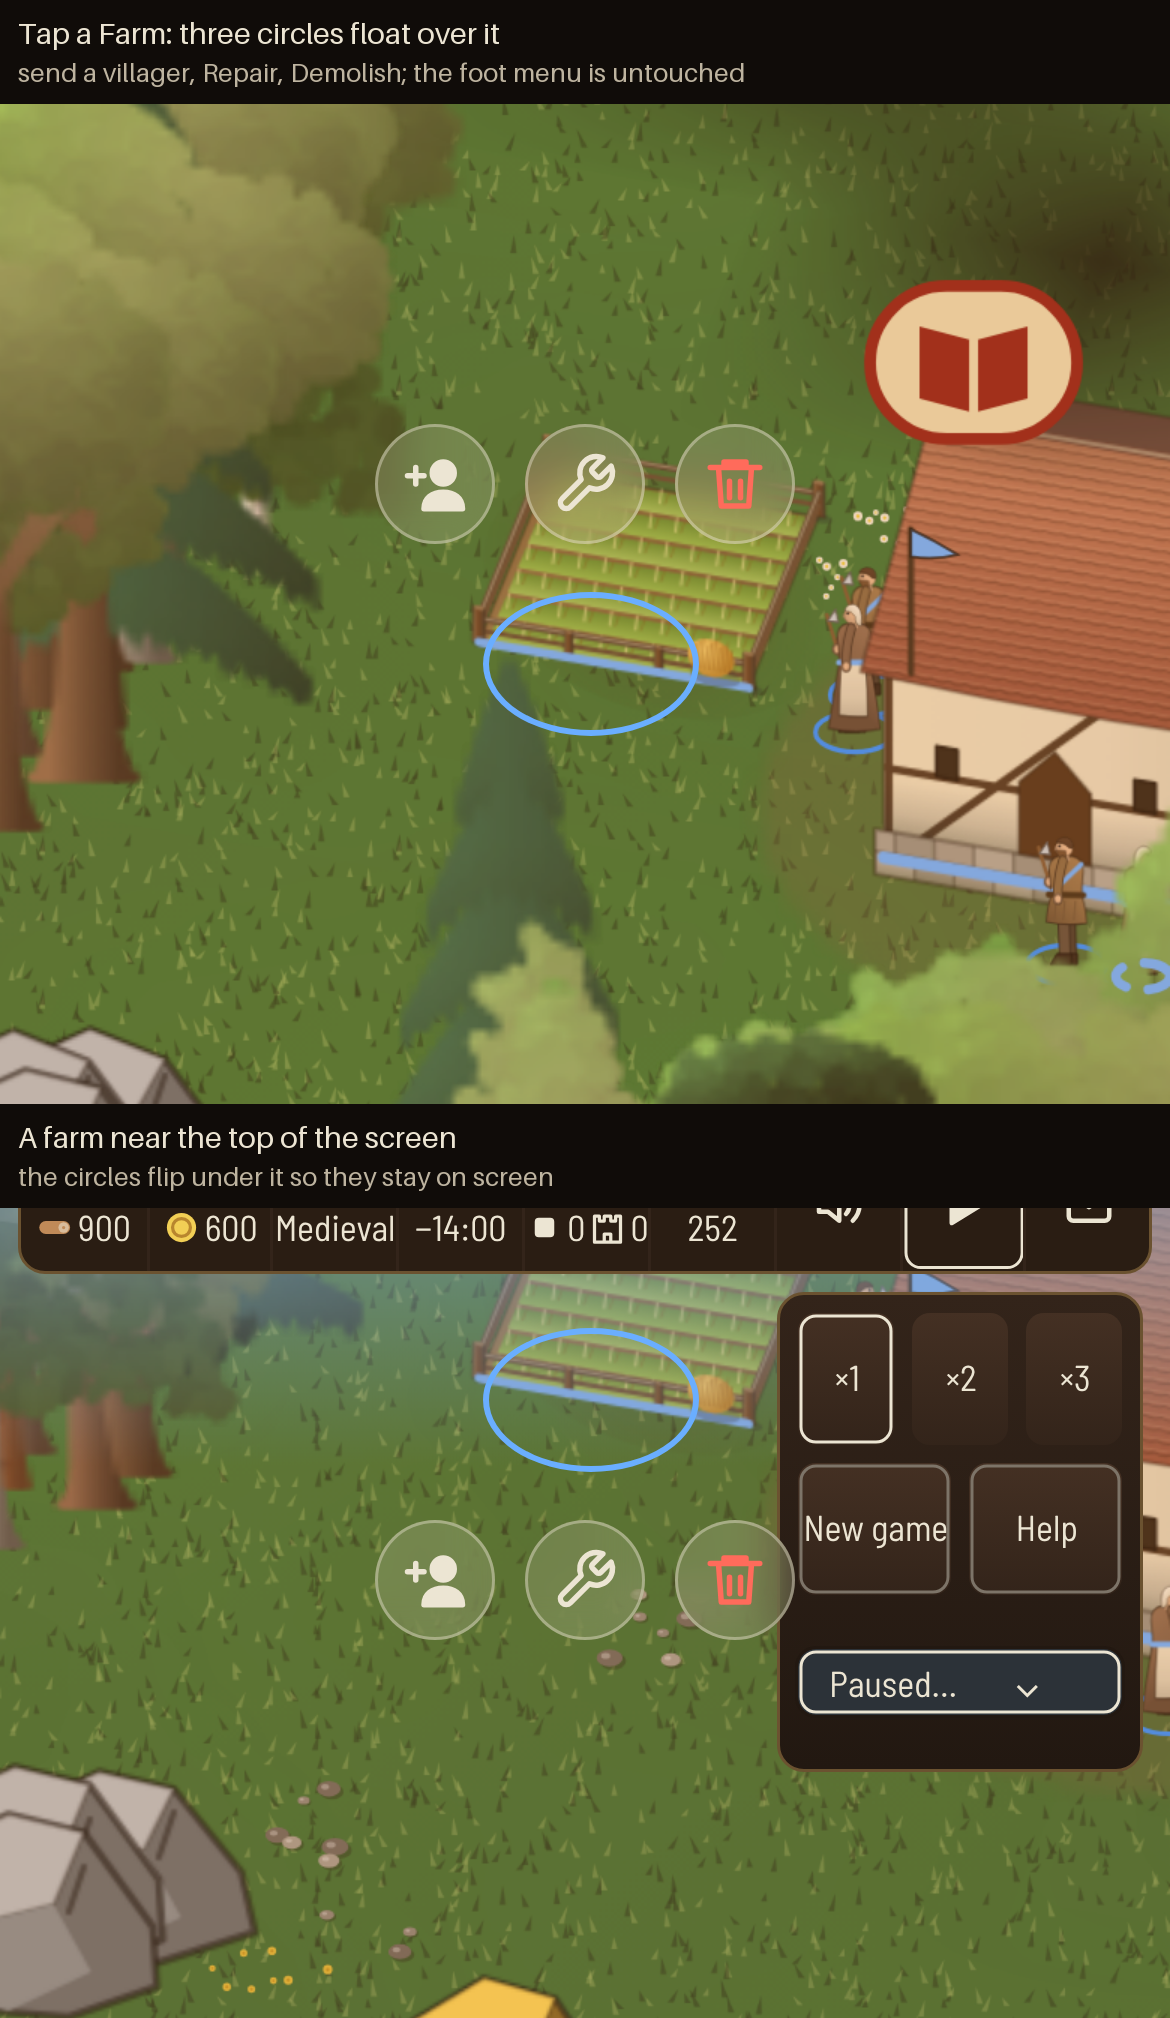

Generate this figure with Python:
# mock 63: the three circles float by the building, not in the foot menu (Albert, Nov 17 07:20: "It needs to float... I don't want it in the foot menu"); second panel: a farm near the top of the screen, the circles flip under it
# mock 62 = mock 61 with a third circle, send a villager (Albert, Nov 17 07:19), drawn with the Jobs dock's own People icon; order: villager, Repair, Demolish
# mock: tap a Farm and get only two icons, Repair and Demolish, with no bar and no card (Albert, Nov 17 07:18). Two places: (1) in the empty middle of the Jobs strip, as two of its own circles; (2) floating by the building on the map.
# The Jobs strip and dock are the game's own, untouched. The ring round the farm is drawn by the mock. python3 61-...py <v100 dir> <out.png>
import asyncio, sys, os
from playwright.async_api import async_playwright
from PIL import Image, ImageDraw
V, OUT = sys.argv[1], sys.argv[2]
JS = r"""async (mode) => { const W = (ms) => new Promise((r) => setTimeout(r, ms)), S = MENU.S, SH = BOOKS.shells, me = FK.SIDES[0]; MENU.act('start'); await W(400); S.tab = null; MENU.render(true); Object.assign(me.store, { food: 900, wood: 900, gold: 600, stone: 300, iron: 200 }); me.age = 3;
 const c = Object.keys(SH).find((k) => SH[k].name === 'Farm'), h0 = FK.seatOf(0); let t = null, at = null; out: for (let d = 5; d < 120; d++) for (const [i, j] of [[h0.i + d, h0.j], [h0.i - d, h0.j], [h0.i, h0.j + d], [h0.i, h0.j - d]]) { if (!ECON.canPlace(c, i, j, 0)) continue; t = FK.build(c, i, j, me.col); if (t) { t.side = 0; t.done = 1; at = [i, j]; break out; } }
 FK.pause(true); S.subject = null; S.tab = null; MENU.render(true); const N = FK.N, [mx, my] = FK.tileMid(at[1] * N + at[0]), cam = FK.cam; cam.z = 3; const [vx, vy] = FK.toView(mx, my, 0); cam.x = cam.tx = vx; cam.y = cam.ty = vy; FK.dirty(); await W(500); if (mode === 'edge') { const [, y0] = FK.toScreen(...FK.toView(mx, my, 0)); cam.y = cam.ty = cam.y + (y0 - 96) / cam.z; FK.dirty(); await W(400); const [, y1] = FK.toScreen(...FK.toView(mx, my, 0)); if (Math.abs(y1 - 96) > 30) { cam.y = cam.ty = cam.y + (y1 - 96) * ((y0 - 96) / cam.z) / Math.max(1, y0 - y1); FK.dirty(); await W(400); } }
 const [sx, sy] = FK.toScreen(...FK.toView(mx, my, 0)), dots = [...document.querySelectorAll('#rank .dot')], r3 = dots[2].getBoundingClientRect(), r4 = dots[3].getBoundingClientRect(), rk = document.querySelector('#rank').getBoundingClientRect();
 const WR = '<svg viewBox="0 0 24 24" width="22" height="22" fill="none" stroke="currentColor" stroke-width="2" stroke-linecap="round" stroke-linejoin="round"><path d="M14.7 6.3a1 1 0 000 1.4l1.6 1.6a1 1 0 001.4 0l3.8-3.8a6 6 0 01-7.9 7.9l-6.9 6.9a2.1 2.1 0 01-3-3l6.9-6.9a6 6 0 017.9-7.9l-3.8 3.8z"/></svg>', TR = '<svg viewBox="0 0 24 24" width="22" height="22" fill="none" stroke="#ff6b5b" stroke-width="2" stroke-linecap="round" stroke-linejoin="round"><path d="M3 6h18M8 6V4h8v2M6 6l1 14h10l1-14M10 11v6M14 11v6"/></svg>';
 const ring = document.createElement('div'); ring.style.cssText = `position:fixed;left:${sx - 34}px;top:${sy - 26}px;width:68px;height:44px;border:2px solid #6aaeff;border-radius:50%;pointer-events:none;z-index:5`; document.body.append(ring);
 const mk = (svg, x, y, size) => { const d = dots[2].cloneNode(true); d.innerHTML = svg; d.classList.remove('on', 'gold'); d.style.cssText = `position:fixed;left:${x - size / 2}px;top:${y - size / 2}px;width:${size}px;height:${size}px;z-index:6;margin:0`; document.body.append(d); return d; };
 const gap = r4.left - r3.right, size = r3.width, pv = document.querySelector('#base .cell svg'), PP = pv ? pv.outerHTML : WR;
 if (mode === 'strip') { const cx = (r3.right + r4.left) / 2, cy = rk.top + rk.height / 2; mk(PP, cx - size - 10, cy, size); mk(WR, cx, cy, size); mk(TR, cx + size + 10, cy, size); }
 else { const up = sy - 62 > 70, y = up ? sy - 62 : sy + 58; mk(PP, sx - 50, y, 40); mk(WR, sx, y, 40); mk(TR, sx + 50, y, 40); }
 await W(200); return { gap: Math.round(gap), dot: Math.round(size), farm: [Math.round(sx), Math.round(sy)], rank: [Math.round(rk.top), Math.round(rk.height)] }; }"""
async def main():
    async with async_playwright() as p:
        b = await p.chromium.launch(executable_path='/usr/bin/google-chrome', args=['--no-sandbox', '--allow-file-access-from-files']); shots = []
        for title, sub, mode in (('Tap a Farm: three circles float over it', 'send a villager, Repair, Demolish; the foot menu is untouched', 'float'), ('A farm near the top of the screen', 'the circles flip under it so they stay on screen', 'edge')):
            pg = await b.new_page(viewport={'width': 390, 'height': 844}, device_scale_factor=3); errs = []; pg.on('pageerror', lambda e: errs.append(str(e)))
            await pg.goto('file://' + os.path.abspath(os.path.join(V, 'index.html')) + '#20261105'); await pg.wait_for_timeout(1500); r = await pg.evaluate(JS, mode); await pg.wait_for_timeout(300); f = f'/tmp/mock/f61_{mode}.png'; await pg.screenshot(path=f); print(mode, r, errs[:2]); shots.append((title, sub, f)); await pg.close()
        await b.close()
    CH = 2532; ims = [Image.open(f) for _, _, f in shots]; w, h = ims[0].size; sheet = Image.new('RGB', (w, (CH + 104) * len(ims)), (16, 12, 9)); d = ImageDraw.Draw(sheet)
    for i, (title, sub, _) in enumerate(shots): y = i * (CH + 104); d.text((18, y + 14), title, fill=(236, 229, 211), font_size=30); d.text((18, y + 56), sub, fill=(190, 180, 160), font_size=26); sheet.paste(ims[i].crop((0, h - CH, w, h)), (0, y + 104))
    sheet.save(OUT); print(sheet.size)
asyncio.run(main())
